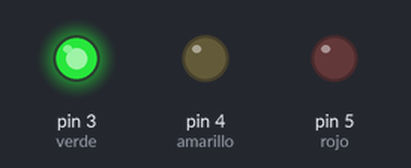
The sketch below on a simulated Arduino Uno, built with avr-gcc and run on an emulated ATmega328P. On the bench: output pins drawn as LEDs (lit = HIGH).

Above: at 3.0 s.
At 6.5 s:
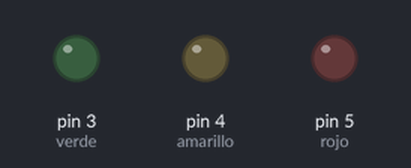
At 10.7 s:
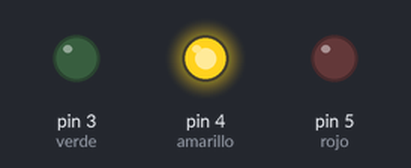
At 14.0 s:
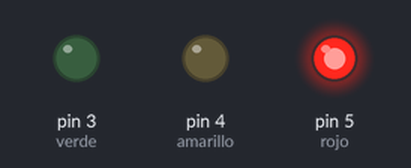
Timing chart, 0 to 21.5 s (numbered marks = the images above):
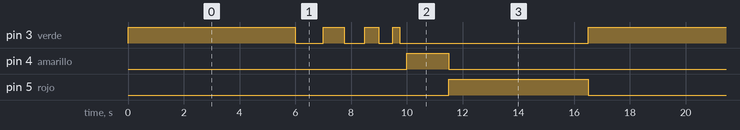

Measured:
- by itself, pin 3 (verde): repeats every 16.5 s: LOW 1.0 s, HIGH 0.75 s, LOW 0.75 s, HIGH 0.50 s, LOW 0.50 s, HIGH 0.25 s, LOW 6.8 s, HIGH 6.0 s
- by itself, pin 4 (amarillo): alternates HIGH for 1.5 s and LOW for 15.0 s
- by itself, pin 5 (rojo): alternates HIGH for 5.0 s and LOW for 11.5 s

The sketch:

Semaforo.ino
```cpp
/*
 * Sistemas Programables
 * Abel Monsivais Badillo
 * 165051844
 *
 */
 int verde=3;
 int  amarillo=4;
 int rojo =5;
void setup() {
  pinMode(3,OUTPUT);
  pinMode(4,OUTPUT);
  pinMode(5,OUTPUT);
}

void loop() {
  digitalWrite(verde,1);
  delay(5000);

  digitalWrite(verde,1);
  delay(1000);
  digitalWrite(verde,0);
  delay(1000);
  digitalWrite(verde,1);
  delay(750);
  digitalWrite(verde,0);
  delay(750);

  digitalWrite(verde,1);
  delay(500);
  digitalWrite(verde,0);
  delay(500);

  digitalWrite(verde,1);
  delay(250);
  digitalWrite(verde,0);
  delay(250);


  digitalWrite(amarillo,1);
  delay(1000);
  digitalWrite(amarillo,0);
  digitalWrite(amarillo,1);
  delay(500);
  digitalWrite(amarillo,0);

  digitalWrite(rojo,1);
  delay(5000);
  digitalWrite(rojo,0);


}
```
